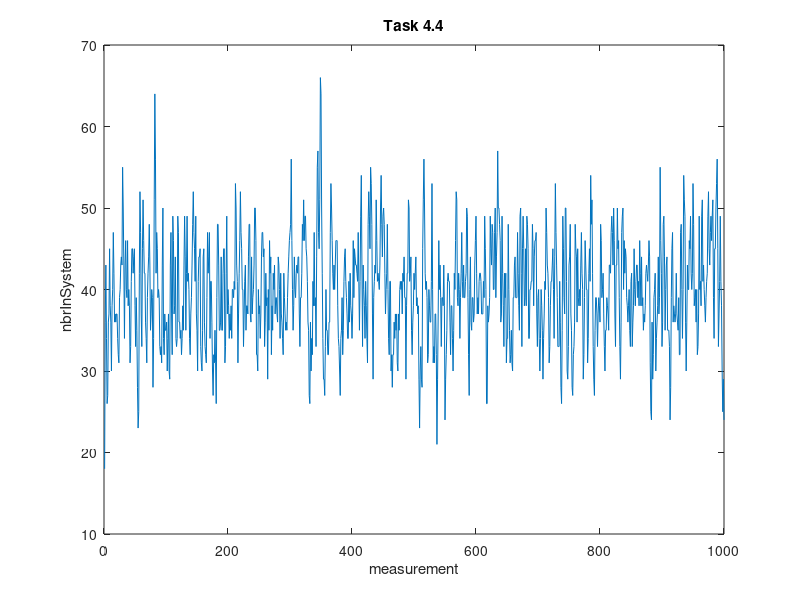

MATLAB code for this plot: (Note: this script raises an error after producing the figure.)
A=[18
36
43
34
26
27
36
37
45
38
36
30
38
40
47
42
36
37
36
37
37
34
32
31
39
40
43
44
43
55
50
43
34
43
46
40
39
46
38
40
38
31
33
41
45
45
42
44
45
38
33
39
35
28
23
25
42
52
47
37
33
45
51
46
42
42
36
34
31
39
42
44
48
43
35
37
40
39
28
34
51
64
56
42
47
45
39
40
39
33
32
33
31
43
50
34
32
37
35
35
36
30
34
37
30
29
43
47
37
32
49
46
37
38
44
34
33
34
49
47
36
36
34
35
32
34
38
35
43
49
44
35
42
49
41
42
40
34
32
37
39
43
48
52
47
45
41
49
37
35
30
41
44
44
45
33
31
30
35
44
45
36
33
32
31
39
47
42
44
47
34
41
41
36
30
27
32
31
35
31
26
39
48
48
43
35
35
36
44
35
35
42
45
45
31
33
42
49
37
40
38
34
37
35
38
34
40
40
39
41
40
53
50
43
41
31
37
42
46
52
47
45
40
40
33
37
41
43
35
38
38
37
44
48
48
37
36
44
37
39
40
43
50
50
46
32
32
30
40
37
38
34
37
44
47
47
44
45
33
36
42
38
39
29
40
35
46
42
44
32
38
35
42
40
43
37
39
39
37
36
44
43
40
34
42
37
36
34
32
42
39
37
35
36
35
39
42
44
46
47
48
56
46
40
35
38
44
40
39
42
43
42
44
44
37
33
39
39
42
48
46
51
46
49
49
45
44
41
36
35
27
26
36
30
34
32
41
38
47
38
39
33
44
55
57
47
45
51
66
64
50
42
34
29
29
27
33
40
35
35
32
32
36
36
47
53
50
46
42
40
43
40
43
46
46
46
38
34
33
30
27
34
35
39
32
35
41
44
45
41
39
37
34
34
41
36
42
38
37
34
37
46
39
45
44
43
43
42
41
47
41
35
41
49
54
43
33
43
40
38
34
41
38
34
31
48
52
49
45
55
53
48
37
29
39
41
43
42
51
46
41
42
41
40
43
50
54
48
44
49
50
48
42
37
40
42
48
40
34
32
41
41
30
32
28
32
32
36
34
37
35
37
31
30
37
35
40
41
40
41
37
42
41
44
39
39
29
38
42
42
51
50
41
42
44
35
32
36
38
42
40
42
44
38
39
37
38
29
23
30
33
29
28
45
51
56
50
42
40
41
39
31
32
40
38
36
36
41
53
40
31
33
31
37
37
32
21
29
37
46
40
43
39
33
39
39
38
43
38
24
29
32
35
41
42
41
41
36
32
38
38
34
30
35
42
40
46
52
51
39
38
42
40
34
39
42
47
41
39
43
39
39
41
42
50
49
39
32
27
40
44
36
35
39
39
36
37
43
46
49
42
37
39
37
41
42
42
41
37
37
37
41
39
49
45
40
26
26
38
36
37
39
49
45
43
48
47
40
40
47
50
39
44
47
57
50
50
48
46
36
37
49
42
38
33
42
39
42
31
34
34
48
40
35
31
32
35
31
30
39
39
43
44
39
39
39
47
42
38
35
49
50
42
33
45
49
45
38
39
45
38
49
48
45
34
34
40
40
41
41
48
45
38
44
46
46
47
37
33
39
40
34
30
34
40
38
35
29
34
37
41
40
50
47
43
42
39
31
33
38
41
41
43
45
40
34
44
53
47
43
39
33
33
33
41
36
28
26
35
49
45
39
37
50
50
41
30
29
33
43
44
48
37
35
28
27
32
33
36
48
45
44
36
45
39
38
40
38
43
47
42
40
29
32
39
46
43
40
40
31
34
42
45
41
54
48
51
42
33
29
27
35
39
39
37
33
37
39
38
36
48
46
39
40
42
37
33
30
35
35
39
38
37
35
43
43
42
47
49
47
43
50
46
37
33
43
43
50
45
46
39
33
29
36
47
49
50
40
46
42
45
44
39
38
36
38
40
35
33
41
42
33
36
38
45
40
38
41
43
43
39
41
38
46
42
38
44
38
39
35
37
36
38
42
43
42
41
43
46
44
31
25
24
36
29
32
39
40
42
30
34
36
38
44
37
39
55
46
42
33
36
48
49
44
35
40
43
44
35
35
35
33
24
28
39
45
47
36
38
37
36
37
42
37
36
35
39
32
32
47
48
40
34
40
54
51
49
36
30
36
43
40
40
46
45
49
42
40
42
53
48
38
39
40
36
40
32
33
37
49
40
41
38
49
51
41
43
40
38
36
39
41
42
49
52
45
43
47
49
46
49
51
39
34
45
45
50
53
56
45
33
37
41
49
41
38
30
25
29
24];
X = linspace(1,1000,1000);
figure(1)
plot(X,A)
xlabel('measurement');
ylabel('nbrInSystem');
title('Task 4.4');
figure(2)
corr(A,100)